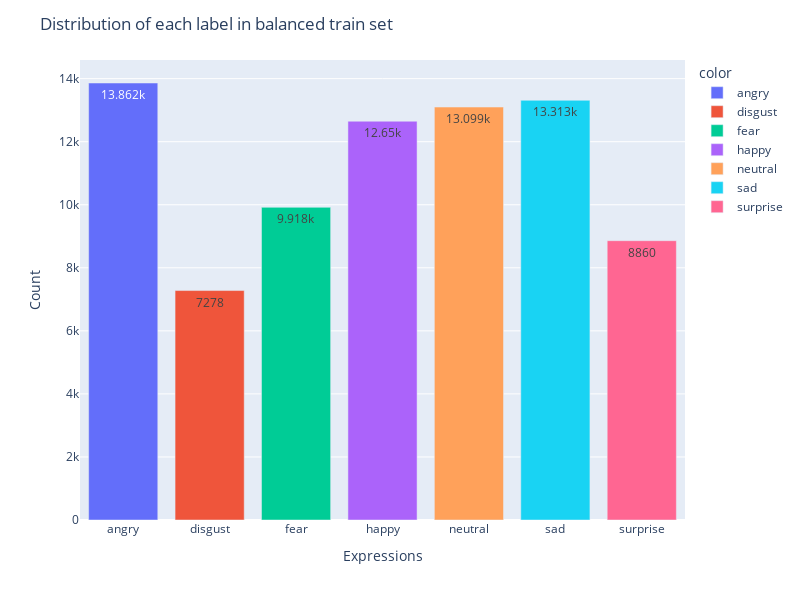

Notebook code for this chart:
### Code cell
labels = ["angry", "disgust", "fear", "happy", "neutral", "sad", "surprise"]
fig = px.bar(x=labels, y=class_count_in_balanced_train_set, color=labels)

fig.update_layout(
    title="Distribution of each label in balanced train set",
    xaxis_title="Expressions",
    yaxis_title="Count",
    height=600,
    width=800,
)

fig.update_traces(texttemplate="%{y}", textposition="inside")

fig.show()

### Figure 1 — Plotly figure (JSON) as saved in the notebook; plotly's stock layout.template omitted (floating-point values rounded to 4 significant figures)
{"data": [{"alignmentgroup": "True", "hovertemplate": "color=angry<br>x=%{x}<br>y=%{y}<extra></extra>", "legendgroup": "angry", "marker": {"color": "#636efa", "pattern": {"shape": ""}}, "name": "angry", "offsetgroup": "angry", "orientation": "v", "showlegend": true, "textposition": "inside", "texttemplate": "%{y}", "type": "bar", "x": ["angry"], "xaxis": "x", "y": [13862], "yaxis": "y"}, {"alignmentgroup": "True", "hovertemplate": "color=disgust<br>x=%{x}<br>y=%{y}<extra></extra>", "legendgroup": "disgust", "marker": {"color": "#EF553B", "pattern": {"shape": ""}}, "name": "disgust", "offsetgroup": "disgust", "orientation": "v", "showlegend": true, "textposition": "inside", "texttemplate": "%{y}", "type": "bar", "x": ["disgust"], "xaxis": "x", "y": [7278], "yaxis": "y"}, {"alignmentgroup": "True", "hovertemplate": "color=fear<br>x=%{x}<br>y=%{y}<extra></extra>", "legendgroup": "fear", "marker": {"color": "#00cc96", "pattern": {"shape": ""}}, "name": "fear", "offsetgroup": "fear", "orientation": "v", "showlegend": true, "textposition": "inside", "texttemplate": "%{y}", "type": "bar", "x": ["fear"], "xaxis": "x", "y": [9918], "yaxis": "y"}, {"alignmentgroup": "True", "hovertemplate": "color=happy<br>x=%{x}<br>y=%{y}<extra></extra>", "legendgroup": "happy", "marker": {"color": "#ab63fa", "pattern": {"shape": ""}}, "name": "happy", "offsetgroup": "happy", "orientation": "v", "showlegend": true, "textposition": "inside", "texttemplate": "%{y}", "type": "bar", "x": ["happy"], "xaxis": "x", "y": [12650], "yaxis": "y"}, {"alignmentgroup": "True", "hovertemplate": "color=neutral<br>x=%{x}<br>y=%{y}<extra></extra>", "legendgroup": "neutral", "marker": {"color": "#FFA15A", "pattern": {"shape": ""}}, "name": "neutral", "offsetgroup": "neutral", "orientation": "v", "showlegend": true, "textposition": "inside", "texttemplate": "%{y}", "type": "bar", "x": ["neutral"], "xaxis": "x", "y": [13099], "yaxis": "y"}, {"alignmentgroup": "True", "hovertemplate": "color=sad<br>x=%{x}<br>y=%{y}<extra></extra>", "legendgroup": "sad", "marker": {"color": "#19d3f3", "pattern": {"shape": ""}}, "name": "sad", "offsetgroup": "sad", "orientation": "v", "showlegend": true, "textposition": "inside", "texttemplate": "%{y}", "type": "bar", "x": ["sad"], "xaxis": "x", "y": [13313], "yaxis": "y"}, {"alignmentgroup": "True", "hovertemplate": "color=surprise<br>x=%{x}<br>y=%{y}<extra></extra>", "legendgroup": "surprise", "marker": {"color": "#FF6692", "pattern": {"shape": ""}}, "name": "surprise", "offsetgroup": "surprise", "orientation": "v", "showlegend": true, "textposition": "inside", "texttemplate": "%{y}", "type": "bar", "x": ["surprise"], "xaxis": "x", "y": [8860], "yaxis": "y"}], "layout": {"barmode": "relative", "height": 600, "legend": {"title": {"text": "color"}, "tracegroupgap": 0}, "margin": {"t": 60}, "title": {"text": "Distribution of each label in balanced train set"}, "width": 800, "xaxis": {"anchor": "y", "domain": [0, 1], "title": {"text": "Expressions"}}, "yaxis": {"anchor": "x", "domain": [0, 1], "title": {"text": "Count"}}}}
